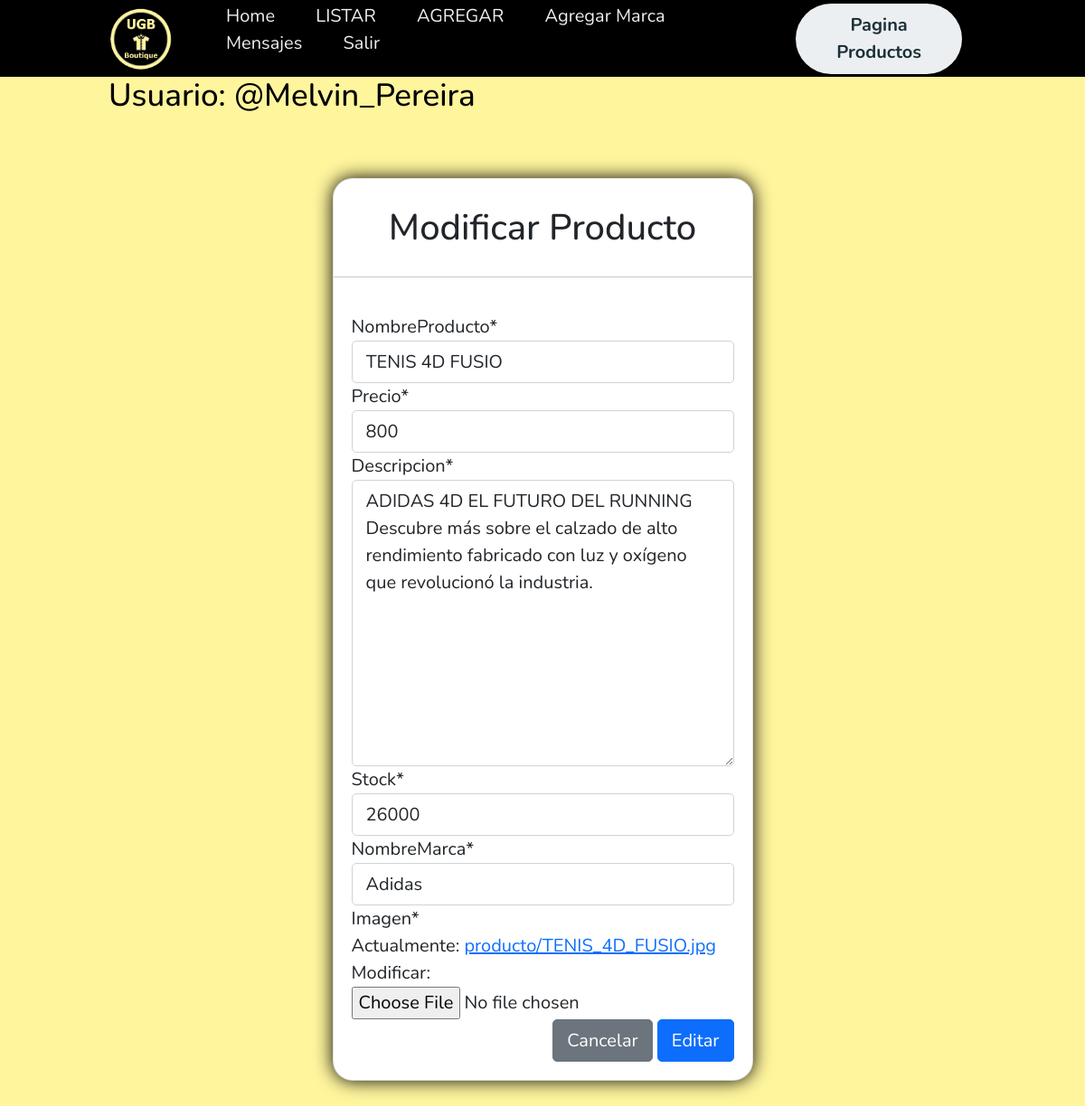
The page /modificar/1/ (signed in) on the database as committed earlier.
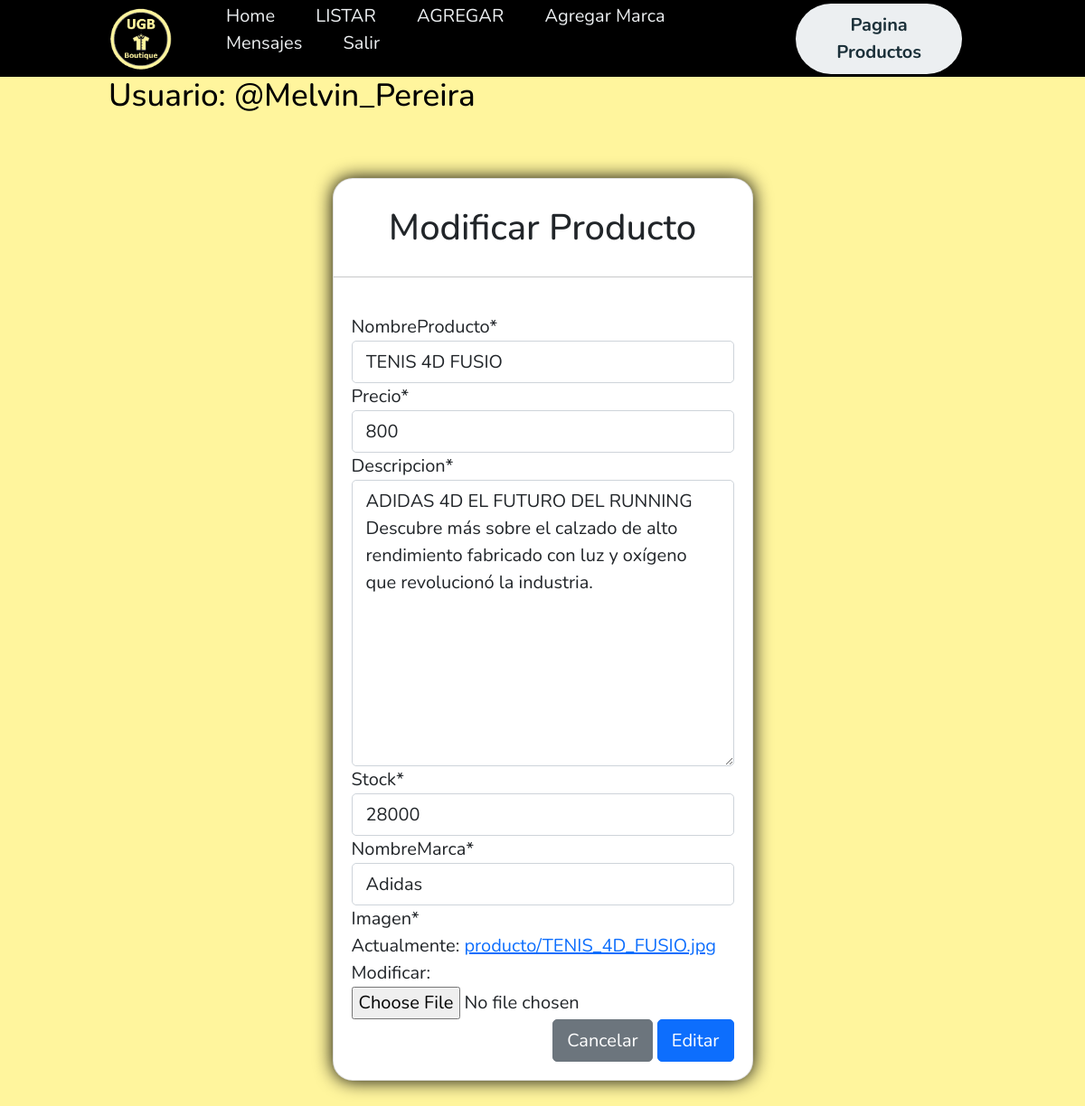
The same page on the database as committed later.
### app/models.py (models this page shows, shortened)
class Producto(models.Model):
    nombreProducto = models.CharField(max_length=50)
    precio = models.IntegerField()
    descripcion = models.TextField()
    stock = models.IntegerField()
    nombreMarca = models.ForeignKey(Marca,on_delete=models.PROTECT)
    imagen = models.ImageField(upload_to="producto", null=True)

### app/views.py (the view)
# urls.py: path('modificar/<id>/', modificar,name="modificar"),
@permission_required('app.change_producto')
def modificar(request,id):
    producto = get_object_or_404(Producto,id = id)
    data ={
        'form':ProductoForm(instance=producto)
    }
    if request.method == 'POST':
        formulario = ProductoForm(data=request.POST,files=request.FILES,instance=producto)
        if formulario.is_valid():
            formulario.save()
            messages.success(request,"Modificado Correctamente")
            return redirect(to='listar')
    return render(request,'app/productos/modificar.html',data)

### app/forms.py
class ProductoForm(forms.ModelForm):
    class Meta:
        model = Producto
        fields = '__all__'

### app/models.py (called while the page is built)
    def __str__(self):
        return self.nombre

### app/templates/app/productos/modificar.html (shortened to what this page needs)
{% extends 'app/base.html' %}
{% load crispy_forms_tags %}
{% block contenido %}
<br><br>
        <div class="row">
            <div class="col-12 col-md-6 offset-md-3">
                <div class="card">
                    <br>
                    <h2 class="text-center">Modificar Producto</h2>
                    <hr>
                    <div class="card-body">
                        <form action="" method="post" enctype="multipart/form-data">
                                {{ form | crispy }}
                                <div class="d-flex justify-content-end">
                                    <br>
                                    <input type="reset" value="Cancelar" class="btn btn-secondary">
                                    <input type="submit" value="Editar" class="btn btn-primary">
                                </div>
                        </form>
                    </div>
                </div>
            </div>
        </div>
        <br><br><br><br>
{% endblock %}

Rows that differ between the two databases and show on the page:
changed Producto "TENIS 4D FUSIO": stock "26000" → "28000"
